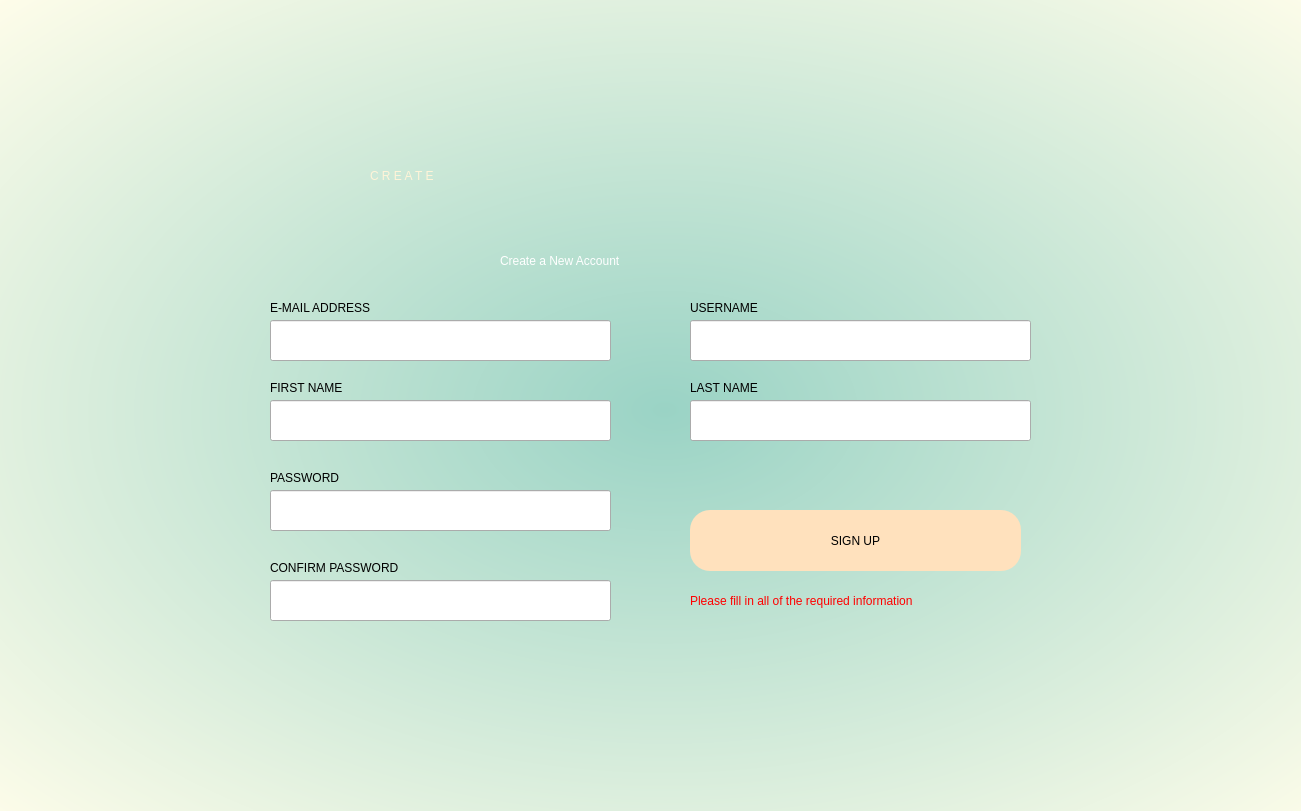
<?xml version="1.0" encoding="UTF-8"?>
<ui version="4.0">
 <class>Dialog</class>
 <widget class="QDialog" name="Dialog">
  <property name="geometry">
   <rect>
    <x>0</x>
    <y>0</y>
    <width>1301</width>
    <height>811</height>
   </rect>
  </property>
  <property name="windowTitle">
   <string>Dialog</string>
  </property>
  <widget class="QWidget" name="widget" native="true">
   <property name="geometry">
    <rect>
     <x>0</x>
     <y>0</y>
     <width>1301</width>
     <height>811</height>
    </rect>
   </property>
   <property name="styleSheet">
    <string notr="true">QWidget#widget{
background-color:qradialgradient(spread:pad, cx:0.512, cy:0.511364, radius:0.73, fx:0.511, fy:0.505364, stop:0 rgba(154, 211, 197, 255), stop:1 rgba(255, 253, 234, 255));}
</string>
   </property>
   <widget class="QLabel" name="label">
    <property name="geometry">
     <rect>
      <x>370</x>
      <y>90</y>
      <width>541</width>
      <height>171</height>
     </rect>
    </property>
    <property name="styleSheet">
     <string notr="true">font: 78pt &quot;Vogue&quot;; color:rgb(255, 244, 216)</string>
    </property>
    <property name="text">
     <string>C R E A T E</string>
    </property>
   </widget>
   <widget class="QLabel" name="label_2">
    <property name="geometry">
     <rect>
      <x>500</x>
      <y>230</y>
      <width>451</width>
      <height>61</height>
     </rect>
    </property>
    <property name="styleSheet">
     <string notr="true">font: 18pt &quot;Lemon/Milk&quot;;color:rgb(255, 255, 255)</string>
    </property>
    <property name="text">
     <string>Create a New Account</string>
    </property>
   </widget>
   <widget class="QLineEdit" name="email">
    <property name="geometry">
     <rect>
      <x>270</x>
      <y>320</y>
      <width>341</width>
      <height>41</height>
     </rect>
    </property>
   </widget>
   <widget class="QLabel" name="label_3">
    <property name="geometry">
     <rect>
      <x>270</x>
      <y>300</y>
      <width>151</width>
      <height>16</height>
     </rect>
    </property>
    <property name="styleSheet">
     <string notr="true">font: 12pt &quot;MS Shell Dlg 2&quot;;</string>
    </property>
    <property name="text">
     <string>E-MAIL ADDRESS</string>
    </property>
   </widget>
   <widget class="QLineEdit" name="first_name">
    <property name="geometry">
     <rect>
      <x>270</x>
      <y>400</y>
      <width>341</width>
      <height>41</height>
     </rect>
    </property>
   </widget>
   <widget class="QLabel" name="label_4">
    <property name="geometry">
     <rect>
      <x>270</x>
      <y>380</y>
      <width>151</width>
      <height>16</height>
     </rect>
    </property>
    <property name="styleSheet">
     <string notr="true">font: 12pt &quot;MS Shell Dlg 2&quot;;</string>
    </property>
    <property name="text">
     <string>FIRST NAME</string>
    </property>
   </widget>
   <widget class="QLineEdit" name="last_name">
    <property name="geometry">
     <rect>
      <x>690</x>
      <y>400</y>
      <width>341</width>
      <height>41</height>
     </rect>
    </property>
   </widget>
   <widget class="QLabel" name="label_5">
    <property name="geometry">
     <rect>
      <x>690</x>
      <y>380</y>
      <width>151</width>
      <height>16</height>
     </rect>
    </property>
    <property name="styleSheet">
     <string notr="true">font: 12pt &quot;MS Shell Dlg 2&quot;;</string>
    </property>
    <property name="text">
     <string>LAST NAME</string>
    </property>
   </widget>
   <widget class="QLineEdit" name="username">
    <property name="geometry">
     <rect>
      <x>690</x>
      <y>320</y>
      <width>341</width>
      <height>41</height>
     </rect>
    </property>
   </widget>
   <widget class="QLabel" name="label_6">
    <property name="geometry">
     <rect>
      <x>690</x>
      <y>300</y>
      <width>151</width>
      <height>16</height>
     </rect>
    </property>
    <property name="styleSheet">
     <string notr="true">font: 12pt &quot;MS Shell Dlg 2&quot;;</string>
    </property>
    <property name="text">
     <string>USERNAME</string>
    </property>
   </widget>
   <widget class="QLineEdit" name="c_password">
    <property name="geometry">
     <rect>
      <x>270</x>
      <y>580</y>
      <width>341</width>
      <height>41</height>
     </rect>
    </property>
   </widget>
   <widget class="QLineEdit" name="password">
    <property name="geometry">
     <rect>
      <x>270</x>
      <y>490</y>
      <width>341</width>
      <height>41</height>
     </rect>
    </property>
   </widget>
   <widget class="QLabel" name="label_7">
    <property name="geometry">
     <rect>
      <x>270</x>
      <y>470</y>
      <width>151</width>
      <height>16</height>
     </rect>
    </property>
    <property name="styleSheet">
     <string notr="true">font: 12pt &quot;MS Shell Dlg 2&quot;;</string>
    </property>
    <property name="text">
     <string>PASSWORD</string>
    </property>
   </widget>
   <widget class="QLabel" name="label_8">
    <property name="geometry">
     <rect>
      <x>270</x>
      <y>560</y>
      <width>191</width>
      <height>16</height>
     </rect>
    </property>
    <property name="styleSheet">
     <string notr="true">font: 12pt &quot;MS Shell Dlg 2&quot;;</string>
    </property>
    <property name="text">
     <string>CONFIRM PASSWORD</string>
    </property>
   </widget>
   <widget class="QPushButton" name="signup">
    <property name="geometry">
     <rect>
      <x>690</x>
      <y>510</y>
      <width>331</width>
      <height>61</height>
     </rect>
    </property>
    <property name="styleSheet">
     <string notr="true">border-radius: 20px;
background-color:rgb(255, 225, 189);
font: 75 18pt &quot;MS Shell Dlg 2&quot;;</string>
    </property>
    <property name="text">
     <string>SIGN UP</string>
    </property>
   </widget>
   <widget class="QLabel" name="invalid">
    <property name="geometry">
     <rect>
      <x>690</x>
      <y>590</y>
      <width>371</width>
      <height>21</height>
     </rect>
    </property>
    <property name="styleSheet">
     <string notr="true">

font: 75 italic 12pt &quot;Century Gothic&quot;;color:rgb(255, 0, 0)</string>
    </property>
    <property name="text">
     <string>Please fill in all of the required information</string>
    </property>
   </widget>
  </widget>
 </widget>
 <resources/>
 <connections/>
</ui>
